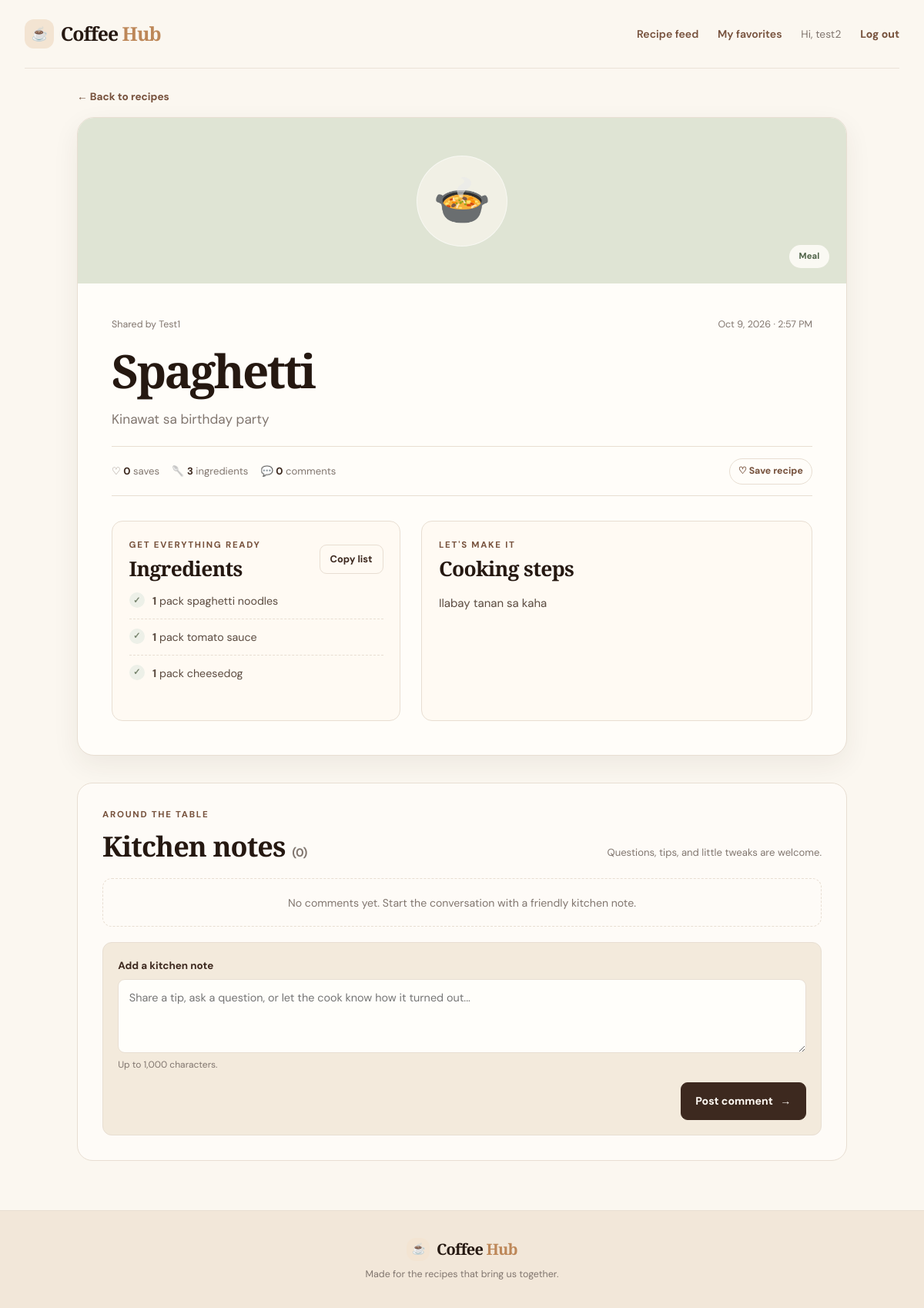
/page.php?id=2 (signed in), run on the app's committed database.
### tables this page shows
CREATE TABLE `recipes` (
  `id` int(10) UNSIGNED NOT NULL,
  `user_id` int(10) UNSIGNED NOT NULL,
  `category_id` int(10) UNSIGNED NOT NULL,
  `title` varchar(150) NOT NULL,
  `description` varchar(500) NOT NULL,
  `steps` text NOT NULL,
  `created_at` timestamp NOT NULL DEFAULT current_timestamp(),
  `edited_at` datetime DEFAULT NULL
);

CREATE TABLE `categories` (
  `id` int(10) UNSIGNED NOT NULL,
  `name` varchar(50) NOT NULL
);

CREATE TABLE `users` (
  `id` int(10) UNSIGNED NOT NULL,
  `name` varchar(100) NOT NULL,
  `email` varchar(255) NOT NULL,
  `password` varchar(255) NOT NULL,
  `created_at` timestamp NOT NULL DEFAULT current_timestamp()
);

CREATE TABLE `ingredients` (
  `id` int(10) UNSIGNED NOT NULL,
  `recipe_id` int(10) UNSIGNED NOT NULL,
  `quantity` varchar(20) NOT NULL,
  `unit` varchar(30) DEFAULT NULL,
  `name` varchar(100) NOT NULL
);

### db.php (called while the page is built, shortened)
<?php
function e(mixed $value): string
{
    return htmlspecialchars((string) $value, ENT_QUOTES | ENT_SUBSTITUTE, 'UTF-8');
}
function requestString(array $source, string $key, string $default = ''): string
{
    return isset($source[$key]) && is_string($source[$key]) ? trim($source[$key]) : $default;
}
function csrfToken(): string
{
    return $_SESSION['_csrf_token'];
}
function formatDate(string $date): string
{
    return date('M j, Y · g:i A', strtotime($date));
}
function getRecipeById(PDO $pdo, int $recipeId, ?int $currentUserId = null): ?array
{
    $sql = 'SELECT r.id, r.user_id, r.category_id, r.title, r.description, r.steps,
                   r.created_at, r.edited_at, c.name AS category_name, u.name AS author,
                   (SELECT COUNT(*) FROM favorites f WHERE f.recipe_id = r.id) AS favorite_count';
    $parameters = [];
    if ($currentUserId !== null) {
        $sql .= ', EXISTS (SELECT 1 FROM favorites own_f WHERE own_f.recipe_id = r.id AND own_f.user_id = ?) AS is_favorite';
        $parameters[] = $currentUserId;
    } else {
        $sql .= ', 0 AS is_favorite';
    }
    $sql .= ' FROM recipes r
              JOIN categories c ON c.id = r.category_id
              JOIN users u ON u.id = r.user_id
              WHERE r.id = ? LIMIT 1';
    $parameters[] = $recipeId;
    $statement = $pdo->prepare($sql);
    $statement->execute($parameters);
    $recipe = $statement->fetch();
    return $recipe ?: null;
}
function getIngredients(PDO $pdo, int $recipeId): array
{
    $statement = $pdo->prepare(
        'SELECT id, recipe_id, quantity, unit, name
         FROM ingredients WHERE recipe_id = ? ORDER BY id ASC'
    );
    $statement->execute([$recipeId]);
    return $statement->fetchAll();
}
function getRecipeComments(PDO $pdo, int $recipeId): array
{
    $statement = $pdo->prepare(
        'SELECT c.id, c.recipe_id, c.user_id, c.body, c.created_at, c.edited_at, u.name AS author
         FROM comments c
         JOIN users u ON u.id = c.user_id
         WHERE c.recipe_id = ?
         ORDER BY c.created_at ASC, c.id ASC'
    );
    $statement->execute([$recipeId]);
    return $statement->fetchAll();
}

### page.php (the view, shortened to what this page needs)
<?php
require __DIR__ . '/db.php';
$userId = (int) $_SESSION['user']['id'];
$userName = (string) ($_SESSION['user']['name'] ?? 'Cook');
$recipeId = (int) requestString($_GET, 'id', '0');
$recipe = $recipeId > 0 ? getRecipeById($pdo, $recipeId, $userId) : null;
$ingredients = getIngredients($pdo, $recipeId);
$comments = getRecipeComments($pdo, $recipeId);
$token = csrfToken();
$ingredientText = implode("\n", array_map(static function (array $ingredient): string {
    $parts = [];
    if (($ingredient['quantity'] ?? '') !== '') $parts[] = $ingredient['quantity'];
    if (($ingredient['unit'] ?? '') !== '') $parts[] = $ingredient['unit'];
    $parts[] = $ingredient['name'];
    return '- ' . implode(' ', $parts);
}, $ingredients));
?>
<!DOCTYPE html>
<html lang="en">
<head>
    <link rel="stylesheet" href="css/style.css">
</head>
<body>
<header class="site-header member-header">
    <a href="home.php" class="brand"><span class="brand-mark">☕</span><span>Coffee <em>Hub</em></span></a>
    <nav class="site-nav" aria-label="Member navigation">
        <a href="home.php">Recipe feed</a><a href="home.php?favorites=1">My favorites</a><span class="welcome-user">Hi, <?= e($userName) ?></span>
        <form method="post" action="home.php" class="inline-form"><button type="submit" class="nav-button">Log out</button></form>
    </nav>
</header>
<main class="container detail-main">
    <a href="home.php" class="back-link">← Back to recipes</a>
    <article class="recipe-detail">
        <div class="detail-hero detail-hero-<?= strtolower(e($recipe['category_name'])) ?>"><span class="detail-emoji"><?= $recipe['category_name'] === 'Coffee' ? '☕' : ($recipe['category_name'] === 'Meal' ? '🍲' : '🥐') ?></span><span class="category-pill"><?= e($recipe['category_name']) ?></span></div>
        <div class="detail-content">
            <div class="detail-topline"><span>Shared by <?= e($recipe['author']) ?></span><span><?= e(formatDate($recipe['created_at'])) ?></span></div>
            <h1><?= e($recipe['title']) ?></h1>
            <p class="detail-description"><?= e($recipe['description']) ?></p>
            <div class="detail-toolbar">
                <span>♡ <strong data-favorite-count><?= (int) $recipe['favorite_count'] ?></strong> saves</span>
                <span>🥄 <strong><?= count($ingredients) ?></strong> ingredients</span>
                <span>💬 <strong><?= count($comments) ?></strong> comments</span>
                <button type="button" class="favorite-button <?= (int) $recipe['is_favorite'] === 1 ? 'is-favorite' : '' ?>" data-favorite-button data-endpoint="home.php" data-recipe-id="<?= $recipeId ?>" data-favorited="<?= (int) $recipe['is_favorite'] === 1 ? '1' : '0' ?>" data-csrf="<?= e($token) ?>" aria-pressed="<?= (int) $recipe['is_favorite'] === 1 ? 'true' : 'false' ?>"><?= (int) $recipe['is_favorite'] === 1 ? '♥ Saved' : '♡ Save recipe' ?></button>
            </div>
            <div class="detail-columns">
                <section class="detail-section ingredients-section">
                    <div class="detail-section-heading"><div><p class="eyebrow">Get everything ready</p><h2>Ingredients</h2></div><button type="button" class="button button-outline button-small" data-copy-ingredients data-ingredients="<?= e($ingredientText) ?>">Copy list</button></div>
                    <?php if ($ingredients === []): ?><p class="muted">No ingredients have been added yet.</p><?php else: ?>
                        <ul class="ingredient-list"><?php foreach ($ingredients as $ingredient): ?><li><span class="ingredient-check" aria-hidden="true">✓</span><span><?php if (($ingredient['quantity'] ?? '') !== ''): ?><strong><?= e($ingredient['quantity']) ?></strong> <?php endif; ?><?php if (($ingredient['unit'] ?? '') !== ''): ?><?= e($ingredient['unit']) ?> <?php endif; ?><?= e($ingredient['name']) ?></span></li><?php endforeach; ?></ul>
                    <?php endif; ?><p class="copy-feedback" data-copy-feedback aria-live="polite"></p>
                </section>
                <section class="detail-section steps-section"><p class="eyebrow">Let's make it</p><h2>Cooking steps</h2><div class="recipe-steps"><?= nl2br(e($recipe['steps'])) ?></div></section>
            </div>
        </div>
    </article>
    <section class="comments-section" id="comments">
        <div class="comments-heading"><div><p class="eyebrow">Around the table</p><h2>Kitchen notes <span>(<?= count($comments) ?>)</span></h2></div><p>Questions, tips, and little tweaks are welcome.</p></div>
        <?php if ($comments === []): ?><div class="empty-comments">No comments yet. Start the conversation with a friendly kitchen note.</div><?php endif; ?>
        <form method="post" action="page.php?id=<?= $recipeId ?>#comments" class="comment-compose">
            <label class="field"><span>Add a kitchen note</span><textarea name="body" rows="3" maxlength="1000" placeholder="Share a tip, ask a question, or let the cook know how it turned out..." required><?= e($newCommentValue) ?></textarea><small>Up to 1,000 characters.</small></label>
            <div class="form-actions"><button type="submit" class="button">Post comment <span aria-hidden="true">→</span></button></div>
        </form>
    </section>
</main>
<footer class="site-footer"><a href="home.php" class="brand brand-footer"><span class="brand-mark">☕</span><span>Coffee <em>Hub</em></span></a><p>Made for the recipes that bring us together.</p></footer>
</body>
</html>

### data on the page
recipes: category.name "Meal", user.name "Test1", created_at "Oct 9, 2026 · 2:57 PM", title "Spaghetti", description "Kinawat sa birthday party", steps "Ilabay tanan sa kaha"
ingredients: quantity "1", unit "pack", name "spaghetti noodles"
ingredients: quantity "1", unit "pack", name "tomato sauce"
ingredients: quantity "1", unit "pack", name "cheesedog"

### other printed values
$userName "test2"
$recipe['favorite_count'] "0"
count($ingredients) "3"
count($comments) "0"
